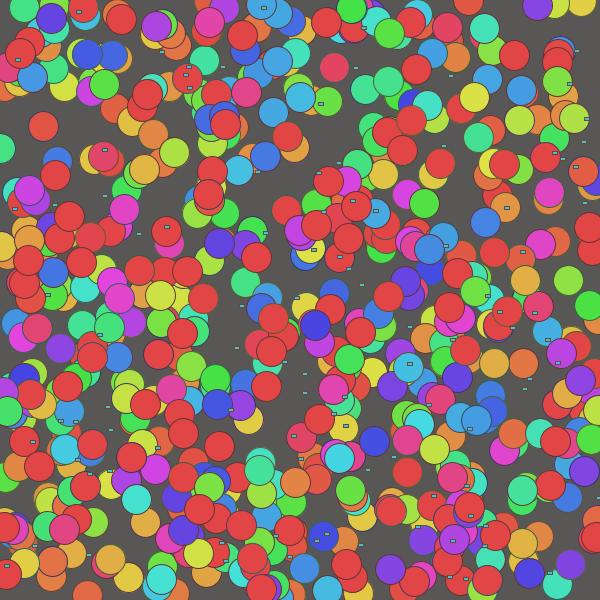
Frame 1 (no input)
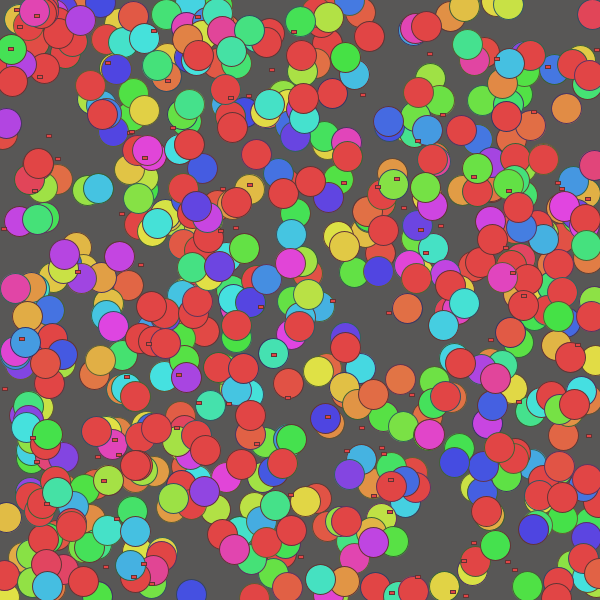
Frame 60 (the mouse pressed at the canvas centre just before this capture)
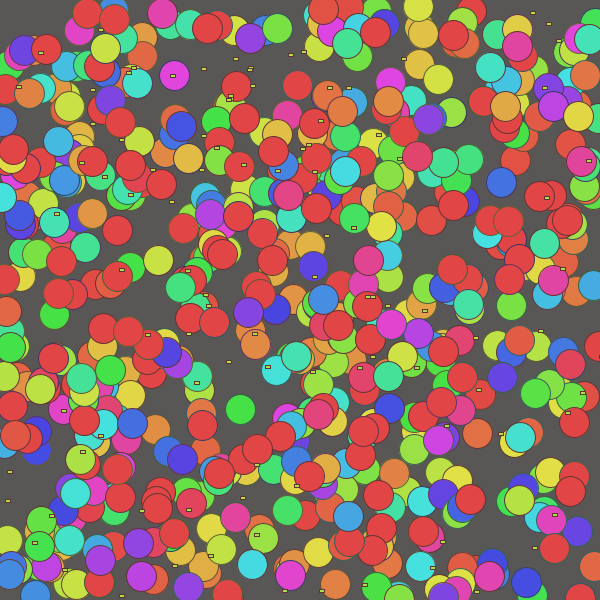
Frame 120 (the mouse held since frame 60 and released just before this capture)

The Processing sketch that drew these frames (run headless with seeded random() and noise(); from frame 60 on, the mouse is pressed at the canvas centre):

// Processing sketch: processing_186788
// ── processing_186788.pde

int lineA = 100;
int lineB = 600;
int[] x_values = new int[lineA];
int[] y_values = new int[lineB];

 
void setup(){
  size(600,600);
 colorMode(HSB);
  for(int x = 0; x < x_values.length; x++){
    x_values[x] = int( random(width) );
 }
  for(int y = 0; y< y_values.length; y++){
   y_values[y] = int( random(width) );
}
}
void draw(){
  background (26,4,88);

  
 for(float y = 0.1; y<y_values.length; y++){
stroke(random(y),118,97);
  rect(width,height,300,300);
  
  fill(random(y),176,225);
  ellipse(random(width),random(height),30,30);
   if (mousePressed && (mouseButton == LEFT)) {
  fill(y,y,220);
  ellipse(random(width),random(height),50,50);
  
 }
  else if (mousePressed && (mouseButton == RIGHT)) {fill(y/3,y,210);
  ellipse(random(width),random(height),30,30);}  
   
}

 for(float x=0.01; x<x_values.length;x++){

   rect(random(width),random(height),5,3);
 }
  
}
